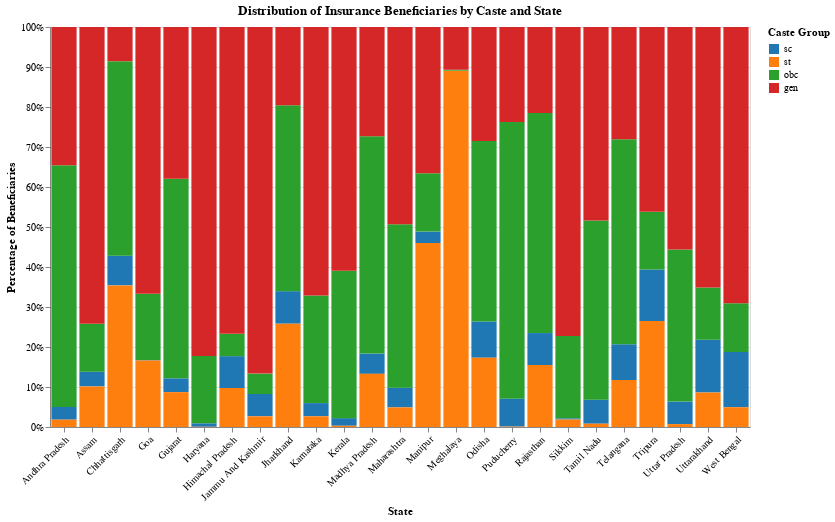

The notebook cell this image was saved under:
### Code cell
caste_data = merged_final.melt(
    id_vars=['state_name', 'farmer_count'],
    value_vars=['sc', 'st', 'obc', 'gen'],
    var_name='caste_group',
    value_name='percentage'
)

# wighted by state 
Chart1 = alt.Chart(caste_data).mark_bar().encode(
    x=alt.X('state_name:N', title='State', axis=alt.Axis(labelAngle=-45)),
    y=alt.Y('mean(percentage):Q', title='Percentage of Beneficiaries', stack="normalize"),
    color=alt.Color('caste_group:N', title='Caste Group',
                   scale=alt.Scale(domain=['sc', 'st', 'obc', 'gen'],
                                 range=['#1f77b4', '#ff7f0e', '#2ca02c', '#d62728'])),
    tooltip=['state_name', 'caste_group', 'mean(percentage)']
).properties(
    title='Distribution of Insurance Beneficiaries by Caste and State',
    width=700,
    height=400
)

Chart1

### Figure 1 — Vega specification as saved in the notebook (floating-point values rounded to 4 significant figures)
{"$schema": "https://vega.github.io/schema/vega/v5.json", "data": [{"name": "source_0", "values": [{"caste_group": "sc", "mean_percentage": 3.172, "mean_percentage_end": 0.05004, "mean_percentage_start": 0.01832, "state_name": "Andhra Pradesh"}, {"caste_group": "sc", "mean_percentage": 3.696, "mean_percentage_end": 0.1384, "mean_percentage_start": 0.1014, "state_name": "Assam"}, {"caste_group": "sc", "mean_percentage": 7.43, "mean_percentage_end": 0.4283, "mean_percentage_start": 0.354, "state_name": "Chhattisgarh"}, {"caste_group": "sc", "mean_percentage": 0.1306, "mean_percentage_end": 0.1676, "mean_percentage_start": 0.1663, "state_name": "Goa"}, {"caste_group": "sc", "mean_percentage": 3.463, "mean_percentage_end": 0.1217, "mean_percentage_start": 0.0871, "state_name": "Gujarat"}, {"caste_group": "sc", "mean_percentage": 0.8752, "mean_percentage_end": 0.009293, "mean_percentage_start": 0.0005407, "state_name": "Haryana"}, {"caste_group": "sc", "mean_percentage": 7.991, "mean_percentage_end": 0.1771, "mean_percentage_start": 0.09724, "state_name": "Himachal Pradesh"}, {"caste_group": "sc", "mean_percentage": 5.576, "mean_percentage_end": 0.08245, "mean_percentage_start": 0.02669, "state_name": "Jammu And Kashmir"}, {"caste_group": "sc", "mean_percentage": 8.126, "mean_percentage_end": 0.3395, "mean_percentage_start": 0.2583, "state_name": "Jharkhand"}, {"caste_group": "sc", "mean_percentage": 3.3, "mean_percentage_end": 0.05975, "mean_percentage_start": 0.02675, "state_name": "Karnataka"}, {"caste_group": "sc", "mean_percentage": 1.907, "mean_percentage_end": 0.02217, "mean_percentage_start": 0.003096, "state_name": "Kerala"}, {"caste_group": "sc", "mean_percentage": 5.079, "mean_percentage_end": 0.1837, "mean_percentage_start": 0.1329, "state_name": "Madhya Pradesh"}, {"caste_group": "sc", "mean_percentage": 4.938, "mean_percentage_end": 0.09842, "mean_percentage_start": 0.04904, "state_name": "Maharashtra"}, {"caste_group": "sc", "mean_percentage": 9.06, "mean_percentage_end": 0.2635, "mean_percentage_start": 0.1729, "state_name": "Odisha"}, {"caste_group": "sc", "mean_percentage": 6.975, "mean_percentage_end": 0.07081, "mean_percentage_start": 0.00106, "state_name": "Puducherry"}, {"caste_group": "sc", "mean_percentage": 7.99, "mean_percentage_end": 0.2348, "mean_percentage_start": 0.1549, "state_name": "Rajasthan"}, {"caste_group": "sc", "mean_percentage": 6.007, "mean_percentage_end": 0.06832, "mean_percentage_start": 0.008258, "state_name": "Tamil Nadu"}, {"caste_group": "sc", "mean_percentage": 8.941, "mean_percentage_end": 0.2068, "mean_percentage_start": 0.1174, "state_name": "Telangana"}, {"caste_group": "sc", "mean_percentage": 12.86, "mean_percentage_end": 0.3939, "mean_percentage_start": 0.2653, "state_name": "Tripura"}, {"caste_group": "sc", "mean_percentage": 5.644, "mean_percentage_end": 0.06367, "mean_percentage_start": 0.007231, "state_name": "Uttar Pradesh"}, {"caste_group": "sc", "mean_percentage": 13.2, "mean_percentage_end": 0.2182, "mean_percentage_start": 0.08614, "state_name": "Uttarakhand"}, {"caste_group": "sc", "mean_percentage": 13.78, "mean_percentage_end": 0.1872, "mean_percentage_start": 0.0494, "state_name": "West Bengal"}, {"caste_group": "sc", "mean_percentage": 2.875, "mean_percentage_end": 0.4886, "mean_percentage_start": 0.4598, "state_name": "Manipur"}, {"caste_group": "sc", "mean_percentage": 0.0, "mean_percentage_end": 0.8908, "mean_percentage_start": 0.8908, "state_name": "Meghalaya"}, {"caste_group": "sc", "mean_percentage": 0.3183, "mean_percentage_end": 0.02182, "mean_percentage_start": 0.01863, "state_name": "Sikkim"}, {"caste_group": "st", "mean_percentage": 1.832, "mean_percentage_end": 0.01832, "mean_percentage_start": 0.0, "state_name": "Andhra Pradesh"}, {"caste_group": "st", "mean_percentage": 10.14, "mean_percentage_end": 0.1014, "mean_percentage_start": 0.0, "state_name": "Assam"}, {"caste_group": "st", "mean_percentage": 35.4, "mean_percentage_end": 0.354, "mean_percentage_start": 0.0, "state_name": "Chhattisgarh"}, {"caste_group": "st", "mean_percentage": 16.63, "mean_percentage_end": 0.1663, "mean_percentage_start": 0.0, "state_name": "Goa"}, {"caste_group": "st", "mean_percentage": 8.71, "mean_percentage_end": 0.0871, "mean_percentage_start": 0.0, "state_name": "Gujarat"}, {"caste_group": "st", "mean_percentage": 0.05407, "mean_percentage_end": 0.0005407, "mean_percentage_start": 0.0, "state_name": "Haryana"}, {"caste_group": "st", "mean_percentage": 9.724, "mean_percentage_end": 0.09724, "mean_percentage_start": 0.0, "state_name": "Himachal Pradesh"}, {"caste_group": "st", "mean_percentage": 2.669, "mean_percentage_end": 0.02669, "mean_percentage_start": 0.0, "state_name": "Jammu And Kashmir"}, {"caste_group": "st", "mean_percentage": 25.83, "mean_percentage_end": 0.2583, "mean_percentage_start": 0.0, "state_name": "Jharkhand"}, {"caste_group": "st", "mean_percentage": 2.675, "mean_percentage_end": 0.02675, "mean_percentage_start": 0.0, "state_name": "Karnataka"}, {"caste_group": "st", "mean_percentage": 0.3096, "mean_percentage_end": 0.003096, "mean_percentage_start": 0.0, "state_name": "Kerala"}, {"caste_group": "st", "mean_percentage": 13.29, "mean_percentage_end": 0.1329, "mean_percentage_start": 0.0, "state_name": "Madhya Pradesh"}, {"caste_group": "st", "mean_percentage": 4.904, "mean_percentage_end": 0.04904, "mean_percentage_start": 0.0, "state_name": "Maharashtra"}, {"caste_group": "st", "mean_percentage": 17.29, "mean_percentage_end": 0.1729, "mean_percentage_start": 0.0, "state_name": "Odisha"}, {"caste_group": "st", "mean_percentage": 0.106, "mean_percentage_end": 0.00106, "mean_percentage_start": 0.0, "state_name": "Puducherry"}, {"caste_group": "st", "mean_percentage": 15.49, "mean_percentage_end": 0.1549, "mean_percentage_start": 0.0, "state_name": "Rajasthan"}, {"caste_group": "st", "mean_percentage": 0.8258, "mean_percentage_end": 0.008258, "mean_percentage_start": 0.0, "state_name": "Tamil Nadu"}, {"caste_group": "st", "mean_percentage": 11.74, "mean_percentage_end": 0.1174, "mean_percentage_start": 0.0, "state_name": "Telangana"}, {"caste_group": "st", "mean_percentage": 26.53, "mean_percentage_end": 0.2653, "mean_percentage_start": 0.0, "state_name": "Tripura"}, {"caste_group": "st", "mean_percentage": 0.7231, "mean_percentage_end": 0.007231, "mean_percentage_start": 0.0, "state_name": "Uttar Pradesh"}, {"caste_group": "st", "mean_percentage": 8.614, "mean_percentage_end": 0.08614, "mean_percentage_start": 0.0, "state_name": "Uttarakhand"}, {"caste_group": "st", "mean_percentage": 4.94, "mean_percentage_end": 0.0494, "mean_percentage_start": 0.0, "state_name": "West Bengal"}, {"caste_group": "st", "mean_percentage": 45.98, "mean_percentage_end": 0.4598, "mean_percentage_start": 0.0, "state_name": "Manipur"}, {"caste_group": "st", "mean_percentage": 89.08, "mean_percentage_end": 0.8908, "mean_percentage_start": 0.0, "state_name": "Meghalaya"}, {"caste_group": "st", "mean_percentage": 1.863, "mean_percentage_end": 0.01863, "mean_percentage_start": 0.0, "state_name": "Sikkim"}, {"caste_group": "obc", "mean_percentage": 60.4, "mean_percentage_end": 0.6541, "mean_percentage_start": 0.05004, "state_name": "Andhra Pradesh"}, {"caste_group": "obc", "mean_percentage": 11.97, "mean_percentage_end": 0.2581, "mean_percentage_start": 0.1384, "state_name": "Assam"}, {"caste_group": "obc", "mean_percentage": 48.62, "mean_percentage_end": 0.9145, "mean_percentage_start": 0.4283, "state_name": "Chhattisgarh"}, {"caste_group": "obc", "mean_percentage": 16.57, "mean_percentage_end": 0.3333, "mean_percentage_start": 0.1676, "state_name": "Goa"}, {"caste_group": "obc", "mean_percentage": 49.88, "mean_percentage_end": 0.6205, "mean_percentage_start": 0.1217, "state_name": "Gujarat"}, {"caste_group": "obc", "mean_percentage": 16.85, "mean_percentage_end": 0.1778, "mean_percentage_start": 0.009293, "state_name": "Haryana"}, {"caste_group": "obc", "mean_percentage": 5.587, "mean_percentage_end": 0.233, "mean_percentage_start": 0.1771, "state_name": "Himachal Pradesh"}, {"caste_group": "obc", "mean_percentage": 5.106, "mean_percentage_end": 0.1335, "mean_percentage_start": 0.08245, "state_name": "Jammu And Kashmir"}, {"caste_group": "obc", "mean_percentage": 46.5, "mean_percentage_end": 0.8045, "mean_percentage_start": 0.3395, "state_name": "Jharkhand"}, {"caste_group": "obc", "mean_percentage": 26.91, "mean_percentage_end": 0.3289, "mean_percentage_start": 0.05975, "state_name": "Karnataka"}, {"caste_group": "obc", "mean_percentage": 36.82, "mean_percentage_end": 0.3903, "mean_percentage_start": 0.02217, "state_name": "Kerala"}, {"caste_group": "obc", "mean_percentage": 54.35, "mean_percentage_end": 0.7272, "mean_percentage_start": 0.1837, "state_name": "Madhya Pradesh"}, {"caste_group": "obc", "mean_percentage": 40.83, "mean_percentage_end": 0.5067, "mean_percentage_start": 0.09842, "state_name": "Maharashtra"}, {"caste_group": "obc", "mean_percentage": 45.15, "mean_percentage_end": 0.7149, "mean_percentage_start": 0.2635, "state_name": "Odisha"}, {"caste_group": "obc", "mean_percentage": 69.2, "mean_percentage_end": 0.7628, "mean_percentage_start": 0.07081, "state_name": "Puducherry"}, {"caste_group": "obc", "mean_percentage": 55.01, "mean_percentage_end": 0.785, "mean_percentage_start": 0.2348, "state_name": "Rajasthan"}, {"caste_group": "obc", "mean_percentage": 44.81, "mean_percentage_end": 0.5164, "mean_percentage_start": 0.06832, "state_name": "Tamil Nadu"}, {"caste_group": "obc", "mean_percentage": 51.24, "mean_percentage_end": 0.7192, "mean_percentage_start": 0.2068, "state_name": "Telangana"}, {"caste_group": "obc", "mean_percentage": 14.45, "mean_percentage_end": 0.5384, "mean_percentage_start": 0.3939, "state_name": "Tripura"}, {"caste_group": "obc", "mean_percentage": 38.01, "mean_percentage_end": 0.4437, "mean_percentage_start": 0.06367, "state_name": "Uttar Pradesh"}, {"caste_group": "obc", "mean_percentage": 13.06, "mean_percentage_end": 0.3488, "mean_percentage_start": 0.2182, "state_name": "Uttarakhand"}, {"caste_group": "obc", "mean_percentage": 12.19, "mean_percentage_end": 0.3091, "mean_percentage_start": 0.1872, "state_name": "West Bengal"}, {"caste_group": "obc", "mean_percentage": 14.6, "mean_percentage_end": 0.6346, "mean_percentage_start": 0.4886, "state_name": "Manipur"}, {"caste_group": "obc", "mean_percentage": 0.2442, "mean_percentage_end": 0.8933, "mean_percentage_start": 0.8908, "state_name": "Meghalaya"}, {"caste_group": "obc", "mean_percentage": 20.57, "mean_percentage_end": 0.2276, "mean_percentage_start": 0.02182, "state_name": "Sikkim"}, {"caste_group": "gen", "mean_percentage": 34.59, "mean_percentage_end": 1.0, "mean_percentage_start": 0.6541, "state_name": "Andhra Pradesh"}, {"caste_group": "gen", "mean_percentage": 74.19, "mean_percentage_end": 1.0, "mean_percentage_start": 0.2581, "state_name": "Assam"}, {"caste_group": "gen", "mean_percentage": 8.548, "mean_percentage_end": 1.0, "mean_percentage_start": 0.9145, "state_name": "Chhattisgarh"}, {"caste_group": "gen", "mean_percentage": 66.67, "mean_percentage_end": 1.0, "mean_percentage_start": 0.3333, "state_name": "Goa"}, {"caste_group": "gen", "mean_percentage": 37.95, "mean_percentage_end": 1.0, "mean_percentage_start": 0.6205, "state_name": "Gujarat"}, {"caste_group": "gen", "mean_percentage": 82.22, "mean_percentage_end": 1.0, "mean_percentage_start": 0.1778, "state_name": "Haryana"}, {"caste_group": "gen", "mean_percentage": 76.7, "mean_percentage_end": 1.0, "mean_percentage_start": 0.233, "state_name": "Himachal Pradesh"}, {"caste_group": "gen", "mean_percentage": 86.65, "mean_percentage_end": 1.0, "mean_percentage_start": 0.1335, "state_name": "Jammu And Kashmir"}, {"caste_group": "gen", "mean_percentage": 19.55, "mean_percentage_end": 1.0, "mean_percentage_start": 0.8045, "state_name": "Jharkhand"}, {"caste_group": "gen", "mean_percentage": 67.11, "mean_percentage_end": 1.0, "mean_percentage_start": 0.3289, "state_name": "Karnataka"}, {"caste_group": "gen", "mean_percentage": 60.97, "mean_percentage_end": 1.0, "mean_percentage_start": 0.3903, "state_name": "Kerala"}, {"caste_group": "gen", "mean_percentage": 27.28, "mean_percentage_end": 1.0, "mean_percentage_start": 0.7272, "state_name": "Madhya Pradesh"}, {"caste_group": "gen", "mean_percentage": 49.33, "mean_percentage_end": 1.0, "mean_percentage_start": 0.5067, "state_name": "Maharashtra"}, {"caste_group": "gen", "mean_percentage": 28.51, "mean_percentage_end": 1.0, "mean_percentage_start": 0.7149, "state_name": "Odisha"}, {"caste_group": "gen", "mean_percentage": 23.72, "mean_percentage_end": 1.0, "mean_percentage_start": 0.7628, "state_name": "Puducherry"}, {"caste_group": "gen", "mean_percentage": 21.5, "mean_percentage_end": 1.0, "mean_percentage_start": 0.785, "state_name": "Rajasthan"}, {"caste_group": "gen", "mean_percentage": 48.36, "mean_percentage_end": 1.0, "mean_percentage_start": 0.5164, "state_name": "Tamil Nadu"}, {"caste_group": "gen", "mean_percentage": 28.08, "mean_percentage_end": 1.0, "mean_percentage_start": 0.7192, "state_name": "Telangana"}, {"caste_group": "gen", "mean_percentage": 46.16, "mean_percentage_end": 1.0, "mean_percentage_start": 0.5384, "state_name": "Tripura"}, {"caste_group": "gen", "mean_percentage": 55.63, "mean_percentage_end": 1.0, "mean_percentage_start": 0.4437, "state_name": "Uttar Pradesh"}, {"caste_group": "gen", "mean_percentage": 65.12, "mean_percentage_end": 1.0, "mean_percentage_start": 0.3488, "state_name": "Uttarakhand"}, {"caste_group": "gen", "mean_percentage": 69.09, "mean_percentage_end": 1.0, "mean_percentage_start": 0.3091, "state_name": "West Bengal"}, {"caste_group": "gen", "mean_percentage": 36.54, "mean_percentage_end": 1.0, "mean_percentage_start": 0.6346, "state_name": "Manipur"}, {"caste_group": "gen", "mean_percentage": 10.67, "mean_percentage_end": 1.0, "mean_percentage_start": 0.8933, "state_name": "Meghalaya"}, {"caste_group": "gen", "mean_percentage": 77.24, "mean_percentage_end": 1.0, "mean_percentage_start": 0.2276, "state_name": "Sikkim"}]}, {"name": "source_0_x_domain_state_name", "values": [{"state_name": "Andhra Pradesh"}, {"state_name": "Assam"}, {"state_name": "Chhattisgarh"}, {"state_name": "Goa"}, {"state_name": "Gujarat"}, {"state_name": "Haryana"}, {"state_name": "Himachal Pradesh"}, {"state_name": "Jammu And Kashmir"}, {"state_name": "Jharkhand"}, {"state_name": "Karnataka"}, {"state_name": "Kerala"}, {"state_name": "Madhya Pradesh"}, {"state_name": "Maharashtra"}, {"state_name": "Odisha"}, {"state_name": "Puducherry"}, {"state_name": "Rajasthan"}, {"state_name": "Tamil Nadu"}, {"state_name": "Telangana"}, {"state_name": "Tripura"}, {"state_name": "Uttar Pradesh"}, {"state_name": "Uttarakhand"}, {"state_name": "West Bengal"}, {"state_name": "Manipur"}, {"state_name": "Meghalaya"}, {"state_name": "Sikkim"}]}], "marks": [{"type": "rect", "name": "marks", "from": {"data": "source_0"}, "encode": {"update": {"x": {"field": "state_name", "scale": "x"}, "y2": {"field": "mean_percentage_start", "scale": "y"}, "tooltip": {"signal": "{\"state_name\": isValid(datum[\"state_name\"]) ? datum[\"state_name\"] : \"\"+datum[\"state_name\"], \"caste_group\": isValid(datum[\"caste_group\"]) ? datum[\"caste_group\"] : \"\"+datum[\"caste_group\"], \"Mean of percentage\": format(datum[\"mean_percentage\"], \"\")}"}, "width": {"signal": "max(0.25, bandwidth('x'))"}, "y": {"field": "mean_percentage_end", "scale": "y"}, "fill": {"field": "caste_group", "scale": "color"}}}, "style": ["bar"]}], "scales": [{"name": "x", "type": "band", "domain": {"data": "source_0_x_domain_state_name", "field": "state_name", "sort": true}, "range": [0, {"signal": "width"}], "paddingInner": 0.1, "paddingOuter": 0.05}, {"name": "y", "type": "linear", "domain": [0, 1], "range": [{"signal": "height"}, 0], "nice": true, "zero": true}, {"name": "color", "type": "ordinal", "domain": ["sc", "st", "obc", "gen"], "range": ["#1f77b4", "#ff7f0e", "#2ca02c", "#d62728"]}], "axes": [{"scale": "y", "gridScale": "x", "grid": true, "minExtent": 0, "zindex": 0, "tickCount": {"signal": "ceil(height/40)"}, "labels": false, "domain": false, "maxExtent": 0, "ticks": false, "orient": "left", "aria": false}, {"scale": "x", "labelAngle": 315, "labelBaseline": "top", "zindex": 0, "grid": false, "labelAlign": "right", "title": "State", "orient": "bottom"}, {"scale": "y", "labelOverlap": true, "grid": false, "title": "Percentage of Beneficiaries", "orient": "left", "tickCount": {"signal": "ceil(height/40)"}, "zindex": 0, "format": ".0%"}], "title": {"text": "Distribution of Insurance Beneficiaries by Caste and State", "frame": "group"}, "legends": [{"title": "Caste Group", "fill": "color", "symbolType": "square"}], "width": 700, "style": "cell", "background": "white", "height": 400, "padding": 5}
